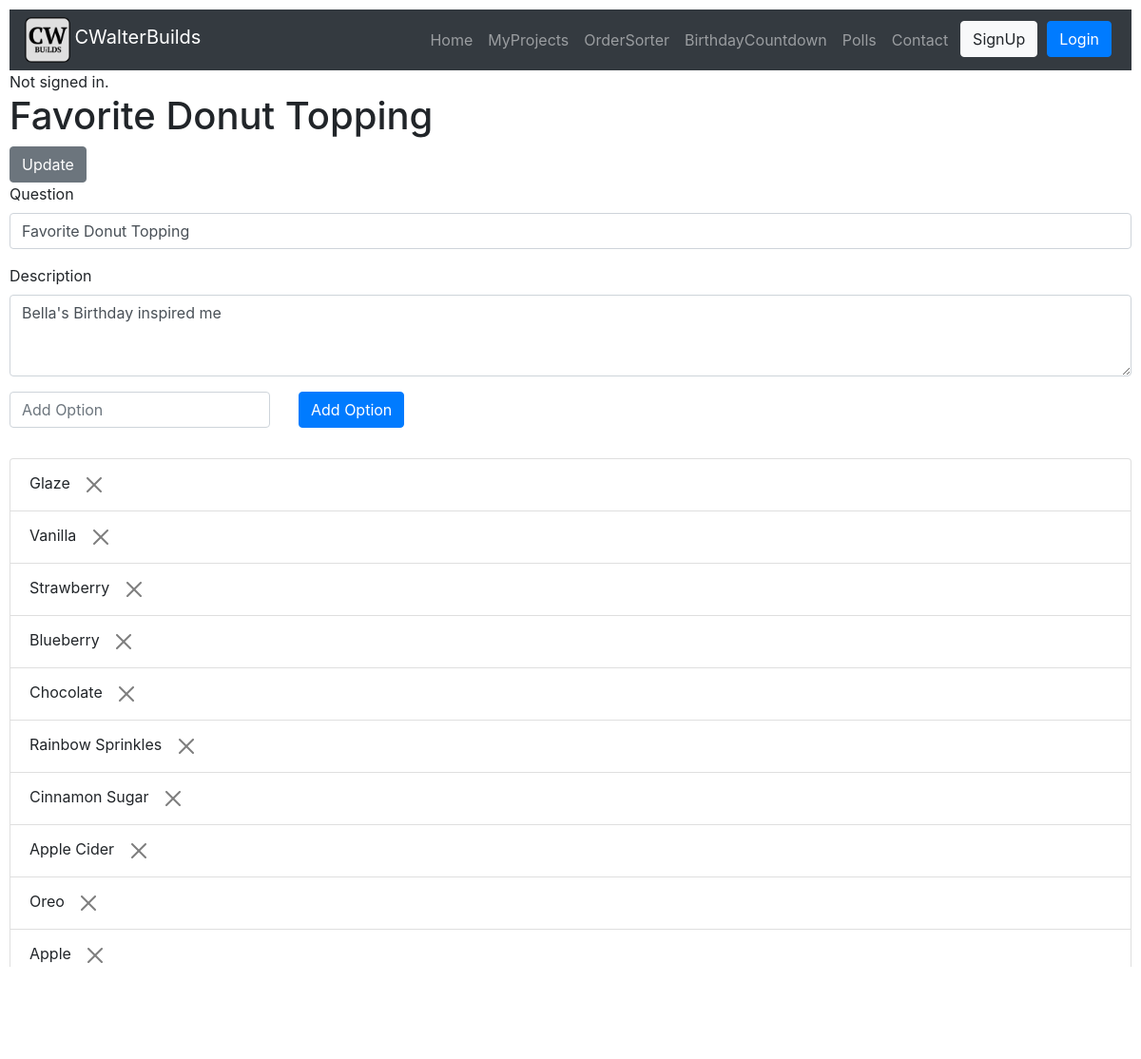
/ordersorter/edit/1, run on the app's committed database.
### ordersorter/models.py (models this page shows)
class Question(models.Model):
    question = models.CharField(max_length=200)
    description = models.CharField(max_length=300, blank=True)
    code = models.CharField(max_length=8, blank=True, default=randomCode)
    user = models.ForeignKey(User, on_delete=models.CASCADE, default=DEFAULT_USER_ID) # new
    pub_date = models.DateTimeField('date published', default=datetime.now, blank=True)
    def __str__(self):
        return f"{self.question}"

class Option(models.Model):
    question = models.ForeignKey(Question, on_delete=models.CASCADE, related_name="options")
    optionText = models.CharField(max_length=200)
    def __str__(self):
        return self.optionText

### ordersorter/views.py (the view, shortened to what this page needs)
# urls.py: path("edit/<int:question_id>", views.edit, name="edit"),
def edit(request, question_id):
    question = Question.objects.get(pk=question_id)
    context = {
        'question': question,
        'form': OptionForm()
    }
    return render(request, 'ordersorter/edit.html', context)

### ordersorter/forms.py
class OptionForm(forms.ModelForm):
  class Meta:
    model = Option
    fields = ["optionText"]
    labels = {
      'optionText':''
    }
    widgets = {
      'optionText': forms.TextInput(attrs={'class':'form-control', 'placeholder':'Add Option'})
    }

### ordersorter/templates/ordersorter/edit.html (shortened to what this page needs)
{% extends "myprojects/layout.html" %}
{% block body %}
<h1>{{ question }}</h1>
<form class="mb-3" method="POST">
    <div class="update-right">
        <button type="submit" id="update-button" class="btn btn-secondary" name="button" value="update-question">Update</button>
    </div>
    <div class="mb-3">
        <label for="question" class="form-label">Question</label>
        <input type="text" class="form-control" id="question" name="question" placeholder="Question" value="{{ question }}" required>
    </div>
    <div class="mb-3">
        <label for="questionDescription" class="form-label">Description</label>
        <textarea class="form-control" id="description" name="description" rows="3">{{ question.description }}</textarea>
    </div>
    <div class="row g-2">
        <div class="col-auto">
            <input type="text" class="form-control" name="optionText" id="optionText" placeholder="Add Option">
        </div>
        <div class="col-auto">
            <button type="submit" class="btn btn-primary mb-3" name="button" value="add-option">Add Option</button>
        </div>
    </div>
</form>
<form class="mb-3" method="POST">
    <ul class="list-group">
        {% for option in question.options.all %}
        <li class="list-group-item">
            <span class="option-name" name="option-name" id="option-name"> {{ option }}</span>
            <button type="submit" class="btn btn-close pull-right" aria-label="Close" name="{{ option.id }}" value="{{ option }}"></button>
        </li>
        {% endfor %}
    </ul>
</form>
{% endblock %}

### data on the page
Question: question "Favorite Donut Topping", description "Bella's Birthday inspired me"
Option: optionText "Glaze"
Option: optionText "Vanilla"
Option: optionText "Strawberry"
Option: optionText "Blueberry"
Option: optionText "Chocolate"
Option: optionText "Rainbow Sprinkles"
Option: optionText "Cinnamon Sugar"
Option: optionText "Apple Cider"
Option: optionText "Oreo"
Option: optionText "Apple"
